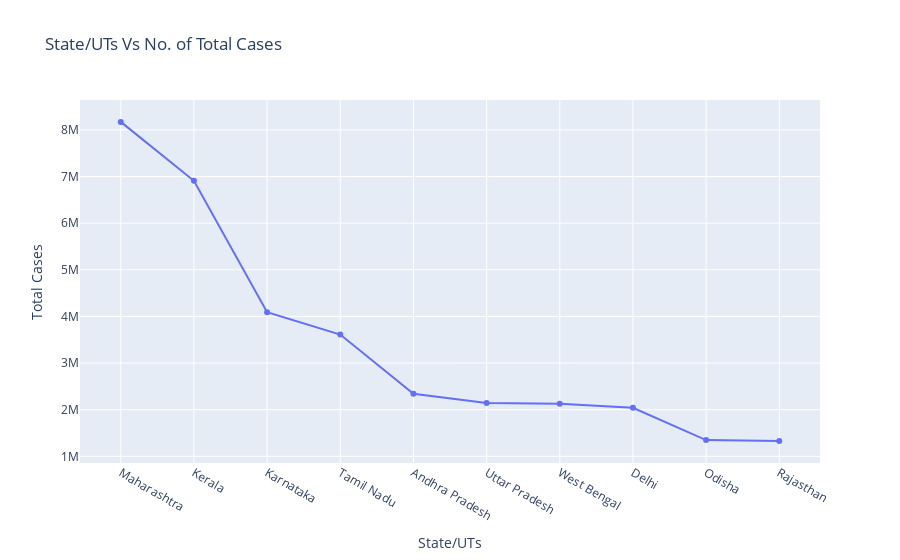

Notebook code for this chart:
### Code cell
x = cd[['State/UTs','Total Cases']].sort_values(by='Total Cases',ascending=False)['State/UTs'][:10].values
y = cd[['State/UTs','Total Cases']].sort_values(by='Total Cases',ascending=False)['Total Cases'][:10].values
df = pd.DataFrame({'State/UTs':x,
                  'Total Cases':y})
fig = px.line(df,
             x='State/UTs',
             y='Total Cases',
             markers = True,
             title='State/UTs Vs No. of Total Cases')
fig.show()

### Figure 1 — Plotly figure (JSON) as saved in the notebook; plotly's stock layout.template omitted (floating-point values rounded to 4 significant figures)
{"data": [{"hovertemplate": "State/UTs=%{x}<br>Total Cases=%{y}<extra></extra>", "legendgroup": "", "line": {"color": "#636efa", "dash": "solid"}, "marker": {"symbol": "circle"}, "mode": "lines+markers", "name": "", "orientation": "v", "showlegend": false, "type": "scatter", "x": ["Maharashtra", "Kerala", "Karnataka", "Tamil Nadu", "Andhra Pradesh", "Uttar Pradesh", "West Bengal", "Delhi", "Odisha", "Rajasthan"], "xaxis": "x", "y": [8171048, 6907241, 4088769, 3610655, 2340676, 2145431, 2126282, 2040910, 1348409, 1326465], "yaxis": "y"}], "layout": {"autosize": true, "legend": {"tracegroupgap": 0}, "title": {"text": "State/UTs Vs No. of Total Cases"}, "xaxis": {"anchor": "y", "autorange": true, "domain": [0, 1], "range": [-0.5447, 9.545], "title": {"text": "State/UTs"}, "type": "category"}, "yaxis": {"anchor": "x", "autorange": true, "domain": [0, 1], "range": [761600.0, 8736000.0], "title": {"text": "Total Cases"}, "type": "linear"}}}
